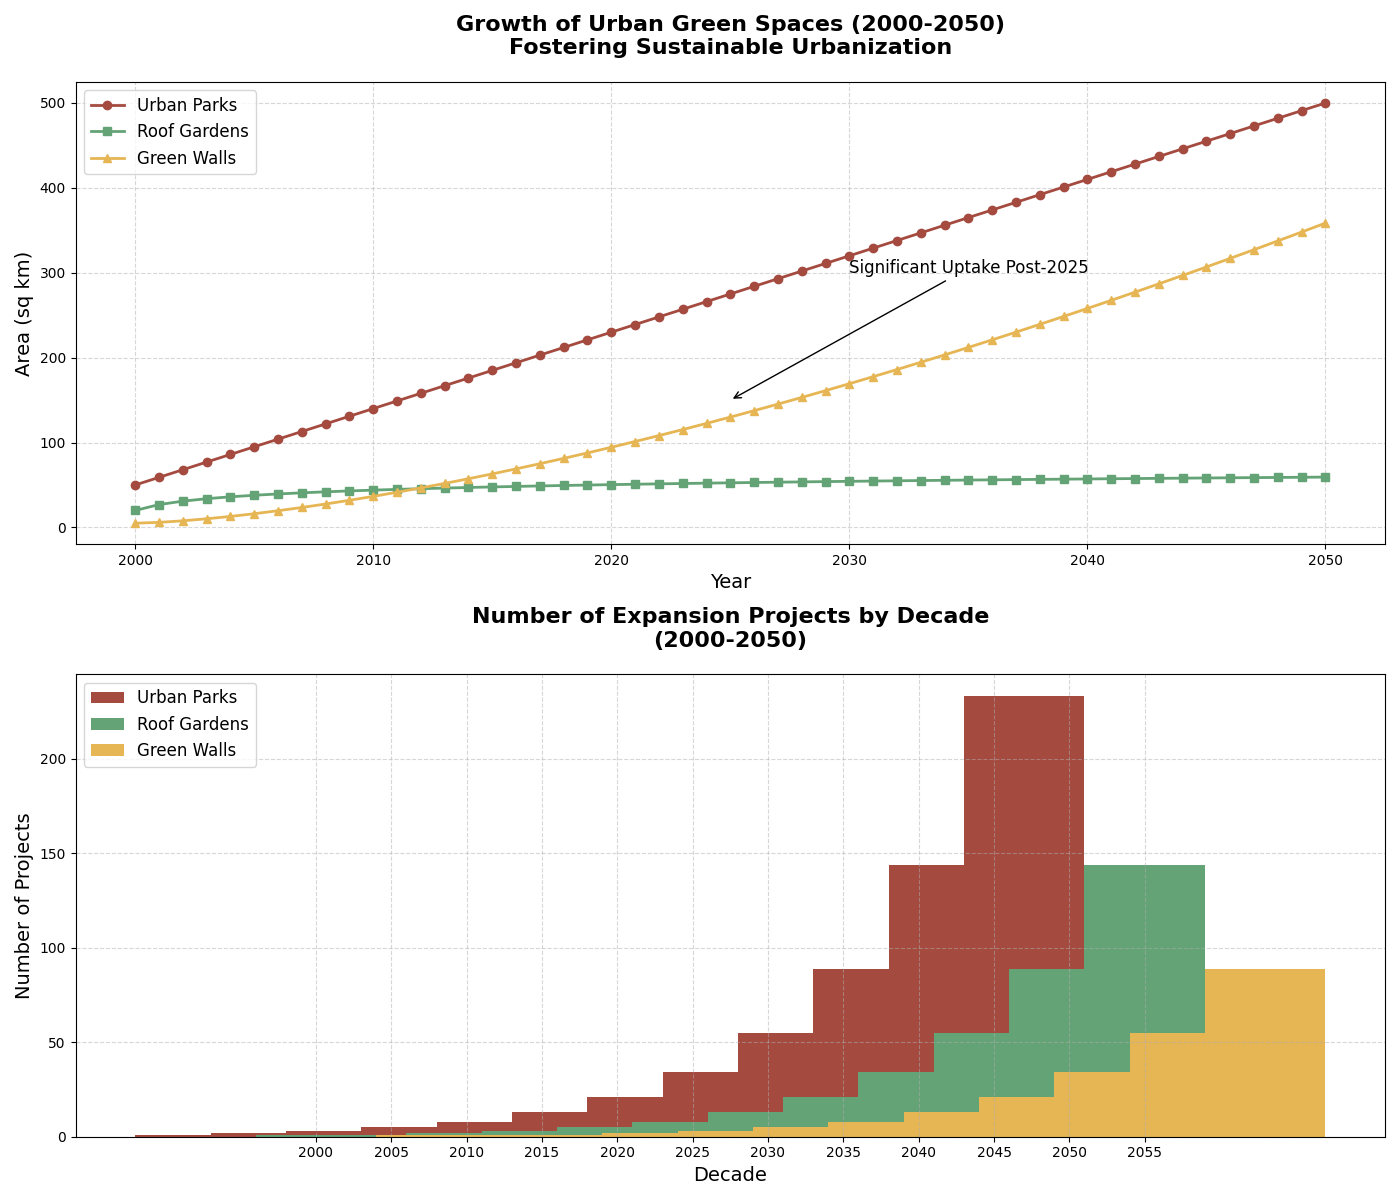

Python code for this plot:
import matplotlib.pyplot as plt
import numpy as np

years = np.arange(2000, 2051)

urban_parks = np.linspace(50, 500, len(years))
roof_gardens = 20 + 10 * np.log1p(years - 2000)
green_walls = 5 + (years - 2000) ** 1.5

fig, (ax1, ax2) = plt.subplots(2, 1, figsize=(14, 12))

# Swap colors between Urban Parks, Roof Gardens, and Green Walls
ax1.plot(years, urban_parks, label='Urban Parks', color='#A44A3F', linewidth=2, marker='o')  # Changed color
ax1.plot(years, roof_gardens, label='Roof Gardens', color='#63A375', linewidth=2, marker='s')  # Changed color
ax1.plot(years, green_walls, label='Green Walls', color='#E6B655', linewidth=2, marker='^')  # Changed color

ax1.set_title('Growth of Urban Green Spaces (2000-2050)\nFostering Sustainable Urbanization', fontsize=16, fontweight='bold', pad=20)
ax1.set_xlabel('Year', fontsize=14)
ax1.set_ylabel('Area (sq km)', fontsize=14)
ax1.legend(loc='upper left', fontsize=12)
ax1.grid(True, linestyle='--', alpha=0.5)

ax1.annotate('Significant Uptake Post-2025', xy=(2025, 150), xytext=(2030, 300),
             arrowprops=dict(facecolor='black', arrowstyle='->'), fontsize=12)

expansion_projects_urban_parks = [1, 2, 3, 5, 8, 13, 21, 34, 55, 89, 144, 233]
expansion_projects_roof_gardens = [1, 1, 2, 3, 5, 8, 13, 21, 34, 55, 89, 144]
expansion_projects_green_walls = [1, 1, 1, 2, 3, 5, 8, 13, 21, 34, 55, 89]

decades = np.arange(2000, 2060, 5)
width = 8

# Swap colors for the stacked bar chart as well
ax2.bar(decades - width, expansion_projects_urban_parks, width, label='Urban Parks', color='#A44A3F')  # Changed color
ax2.bar(decades, expansion_projects_roof_gardens, width, label='Roof Gardens', color='#63A375')  # Changed color
ax2.bar(decades + width, expansion_projects_green_walls, width, label='Green Walls', color='#E6B655')  # Changed color

ax2.set_title('Number of Expansion Projects by Decade\n(2000-2050)', fontsize=16, fontweight='bold', pad=20)
ax2.set_xlabel('Decade', fontsize=14)
ax2.set_ylabel('Number of Projects', fontsize=14)
ax2.set_xticks(decades)
ax2.legend(loc='upper left', fontsize=12)
ax2.grid(True, linestyle='--', alpha=0.5)

plt.tight_layout()
plt.show()
